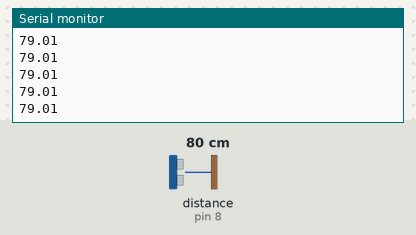
Recording of a sketch running on a simulated Arduino Uno, built with avr-gcc and run on an emulated ATmega328P. On the bench: the last lines printed to the serial monitor. Wiring (inferred from the names in the program): ultrasonic range finder: trigger pin 7; echo pin 8. The test bench sets the inputs (shaded band); at power-on: distance to the obstacle (sensor on pin 8) 80 cm. The echo pulse lasts 58.3 µs per cm.

Above: at 1.2 s.
1.3 s: distance to the obstacle (sensor on pin 8) set to 2 cm
At 1.32 s:
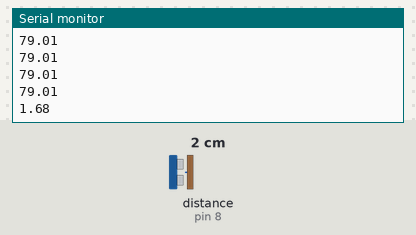
2.8 s: distance to the obstacle (sensor on pin 8) set to 4 cm
At 2.84 s:
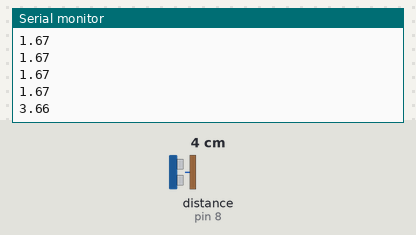
Timing chart, 0 to 5.8 s (numbered marks = the images above; inputs shaded):
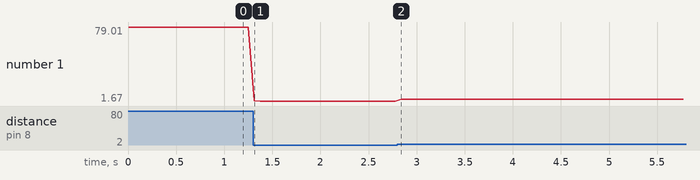

Measured:
- after the input at 1.3 s, the serial monitor: prints a new line at once (image 1)
- after the input at 2.8 s, the serial monitor: prints a new line at once (image 2)
- plotted number 1: 79.01 → 1.67 after the input at 1.3 s, 1.67 → 3.66 after the input at 2.8 s

The sketch:

ultra_sonic_arduino.ino
```cpp
const byte trigger =7;
const byte echo =8;
float distance ;
unsigned long period;
void setup ()
  {
    pinMode (trigger,OUTPUT);
    pinMode (echo, INPUT);
    Serial.begin(9600);
  }
  void loop ()
    {
      digitalWrite (trigger, LOW);
      delayMicroseconds (3);
      digitalWrite (trigger, HIGH);
      delayMicroseconds (10);
      digitalWrite (trigger, LOW);
      period =pulseIn (echo,HIGH);
      distance=float (period)/58.8;      // distance=[period /(10^6 *2)]/380*100 cm
      Serial.println (distance);
      delay (60);
    }
```
